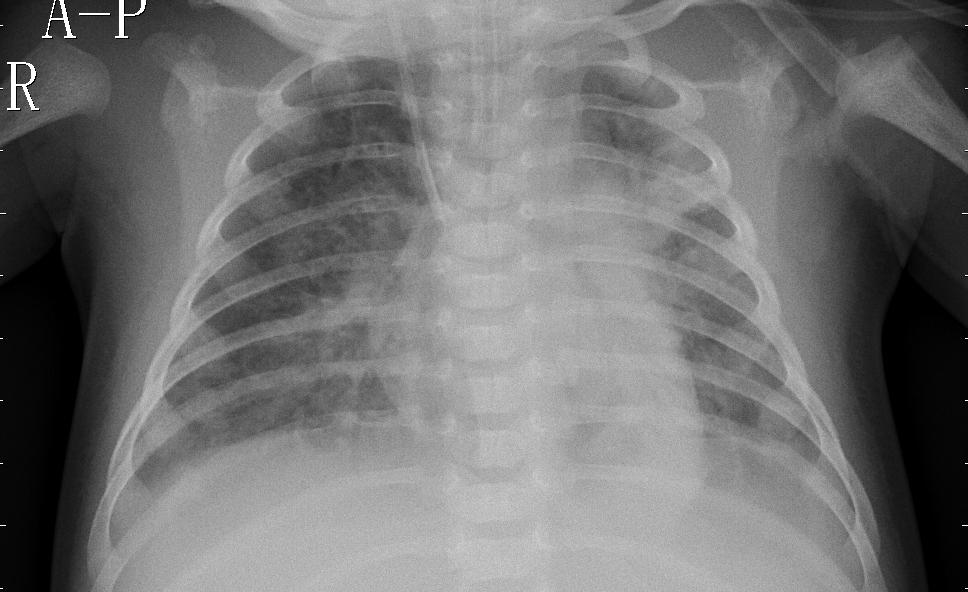
#> input picture Multiple-Disease-Prediction-Webapp/Frontend/data/pneumonia_xray/val/PNEUMONIA/person1946_bacteria_4874.jpeg, 968 x 592 px; its folder holds only this picture in this run
$ python test_pattern_classification.py
#> lines starting #> are read from the running program, lines starting #| are printed output that depends on the picture; after the words box and inside, x2 and y2 are one past the last pixel; in counts of white or black regions, pixels touching at a corner belong together
#!/usr/bin/env python3
"""
Test pattern-based classification on real bacterial X-ray
"""
import cv2
import numpy as np
from pathlib import Path

# Find the bacterial X-ray image
test_images_dir = Path("data/pneumonia_xray/val/PNEUMONIA")
bacterial_images = list(test_images_dir.glob("*bacteria*.jpeg"))

if bacterial_images:
    for img_path in bacterial_images[:3]:  # Test first 3
        img = cv2.imread(str(img_path), cv2.IMREAD_GRAYSCALE)
#> img is the input picture: shape (592, 968); min 0, max 255, mean 114.6

        if img is not None:
            h, w = img.shape
            img_norm = img.astype(float) / 255.0

            # 1. Detect edges
            edges = cv2.Canny(img.astype(np.uint8), 50, 150)
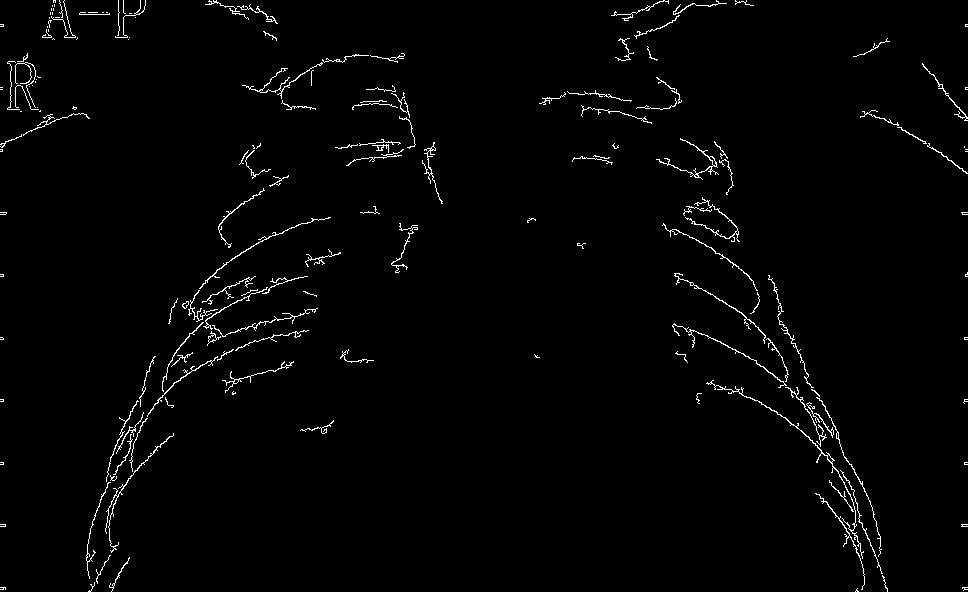
#> edges: shape (592, 968); 1.7% white in thin lines or dots
            edge_mask = edges > 0
#> edge_mask: shape (592, 968) bool; 1.7% white in thin lines or dots

            # 2. Find dark regions
            dark_mask = img_norm < 0.5
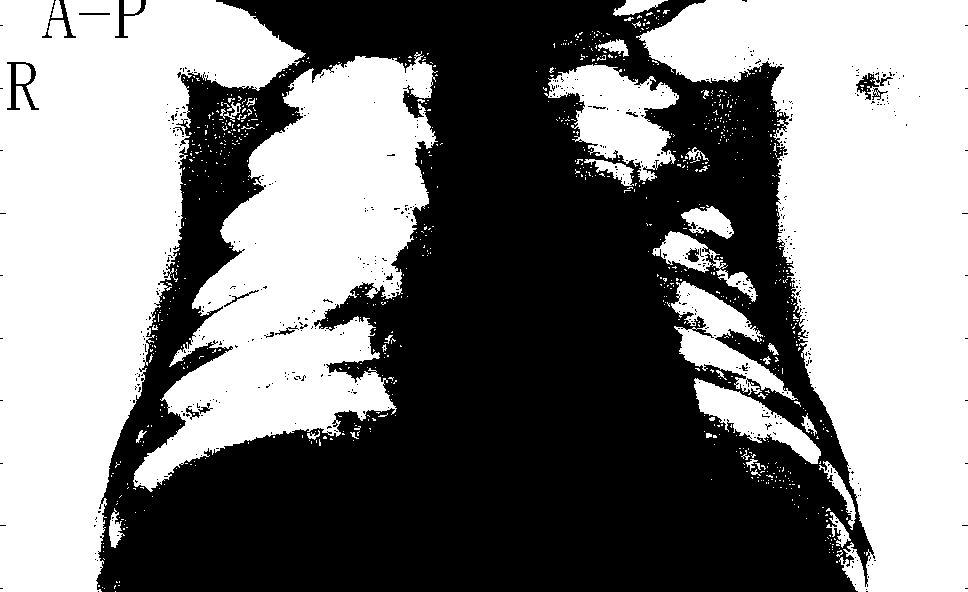
#> dark_mask: shape (592, 968) bool; 50.2% white; 560 black regions (542 under 20 px), largest, box (x1, y1, x2, y2) and area: (96, 0, 875, 592) 281856, (7, 62, 39, 110) 513, (856, 73, 893, 100) 301
            dark_ratio = np.sum(dark_mask) / (h * w)
#> dark_ratio = 0.502

            # 3. Consolidation patterns
            very_dark = img_norm < 0.3
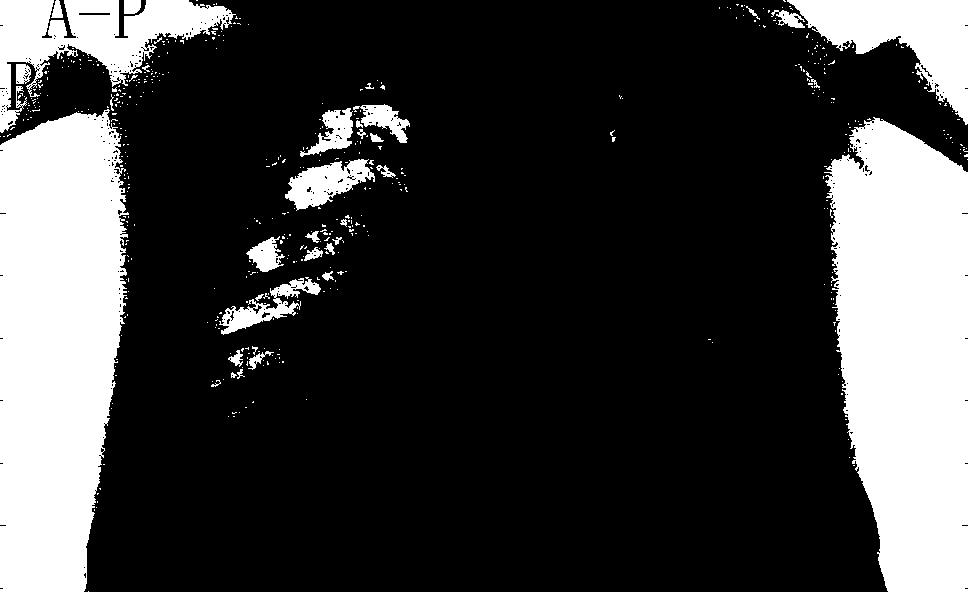
#> very_dark: shape (592, 968) bool; 24% white; 499 white regions (464 under 20 px), largest, box (x1, y1, x2, y2) and area: (824, 117, 968, 592) 53627, (0, 109, 129, 592) 51706, (0, 0, 236, 133) 11743
            very_dark_ratio = np.sum(very_dark) / (h * w)
#> very_dark_ratio = 0.24

            # 4. Local clustering
            if dark_ratio > 0.05:
                dark_uint8 = (dark_mask * 255).astype(np.uint8)
                kernel = cv2.getStructuringElement(cv2.MORPH_ELLIPSE, (5, 5))
                dark_uint8 = cv2.morphologyEx(dark_uint8, cv2.MORPH_CLOSE, kernel)
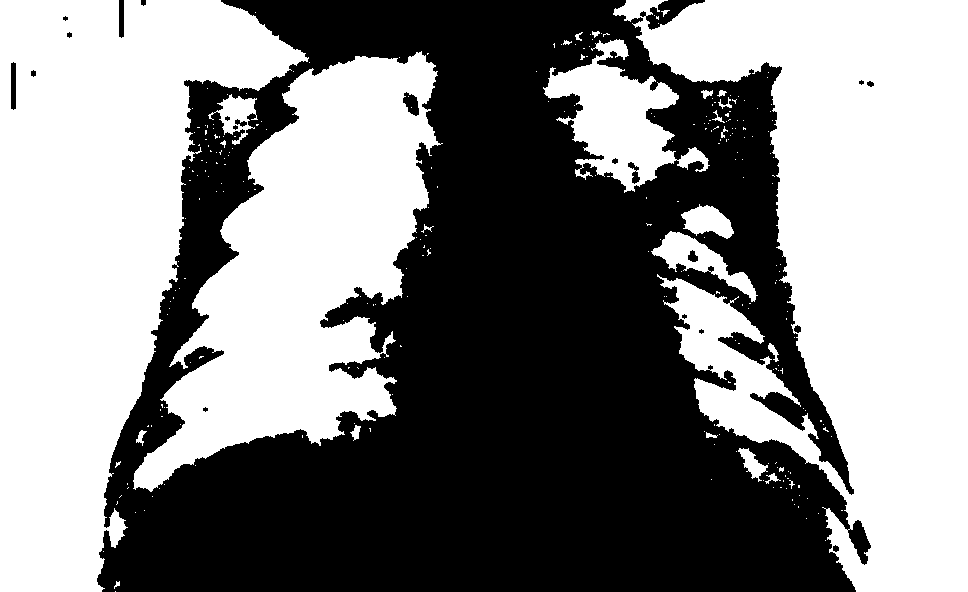
#> dark_uint8: shape (592, 968); 52.3% white; 22 black regions (7 under 20 px)
                contours, _ = cv2.findContours(dark_uint8, cv2.RETR_EXTERNAL, cv2.CHAIN_APPROX_SIMPLE)
#> contours = 270 contours, 252 with area under 20; largest, box (x1, y1, x2, y2) and area: (613, 0, 968, 592) 117167, (0, 0, 309, 592) 97996, (133, 51, 443, 492) 65543, (543, 39, 710, 193) 10158, (651, 231, 758, 302) 2203
                num_dark_regions = len(contours)
#> num_dark_regions = 270
            else:
                num_dark_regions = 0

            # 5. Edge sharpness
            edges_in_dark = np.sum(edge_mask & dark_mask) if dark_ratio > 0.05 else 0
#> edges_in_dark = 5046
            edge_sharpness = edges_in_dark / max(np.sum(dark_mask), 1)
#> edge_sharpness = 0.0175

            # 6. Bilateral asymmetry
            left_lung = img_norm[:, :w//2]
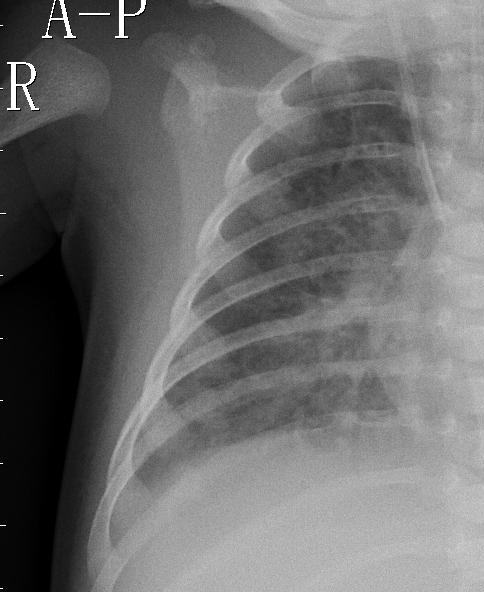
#> left_lung: shape (592, 484) float64; min 0, max 1, mean 0.431
            right_lung = img_norm[:, w//2:]
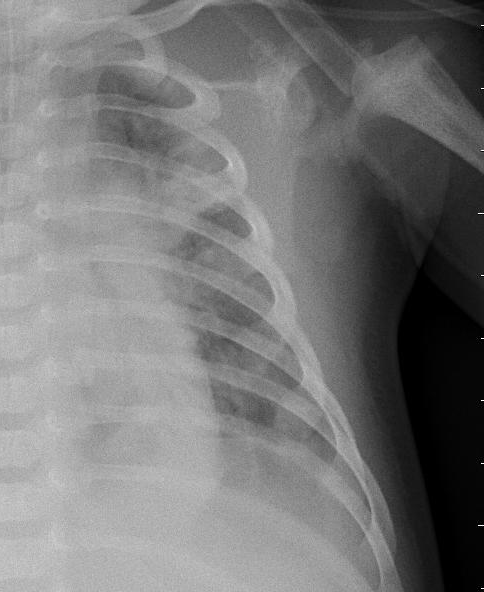
#> right_lung: shape (592, 484) float64; min 0, max 1, mean 0.467
            left_dark = np.sum(left_lung < 0.5) / (left_lung.size)
#> left_dark = 0.561
            right_dark = np.sum(right_lung < 0.5) / (right_lung.size)
#> right_dark = 0.443
            bilateral_asymmetry = abs(left_dark - right_dark)
#> bilateral_asymmetry = 0.119

            print(f"\n{'='*60}")
            print(f"Image: {img_path.name}")
            print(f"{'='*60}")
            print(f"Dark Ratio: {dark_ratio:.4f}")
#| Dark Ratio: 0.5021
            print(f"Very Dark Ratio: {very_dark_ratio:.4f}")
#| Very Dark Ratio: 0.2398
            print(f"Edge Sharpness: {edge_sharpness:.4f}")
#| Edge Sharpness: 0.0175
            print(f"Num Dark Regions: {num_dark_regions}")
#| Num Dark Regions: 270
            print(f"Bilateral Asymmetry: {bilateral_asymmetry:.4f}")
#| Bilateral Asymmetry: 0.1185

            # Classify
            if dark_ratio > 0.15 and edge_sharpness > 0.15:
                predicted = "Bacterial"
            elif dark_ratio > 0.20 and bilateral_asymmetry < 0.08 and num_dark_regions > 5:
                predicted = "COVID-19"
            elif dark_ratio < 0.15 and edge_sharpness < 0.30:
                predicted = "Viral"
            else:
                if very_dark_ratio > 0.05 and edge_sharpness > 0.10:
                    predicted = "Bacterial"
                elif very_dark_ratio > 0.08 and bilateral_asymmetry < 0.10:
                    predicted = "COVID-19"
                elif dark_ratio < 0.18:
                    predicted = "Viral"
                else:
                    predicted = "Unknown"

            print(f"\nPredicted: {predicted} (Expected: BACTERIAL)")

$ run again, on Multiple-Disease-Prediction-Webapp/Frontend/data/pneumonia_xray/val/PNEUMONIA/person1950_bacteria_4881.jpeg
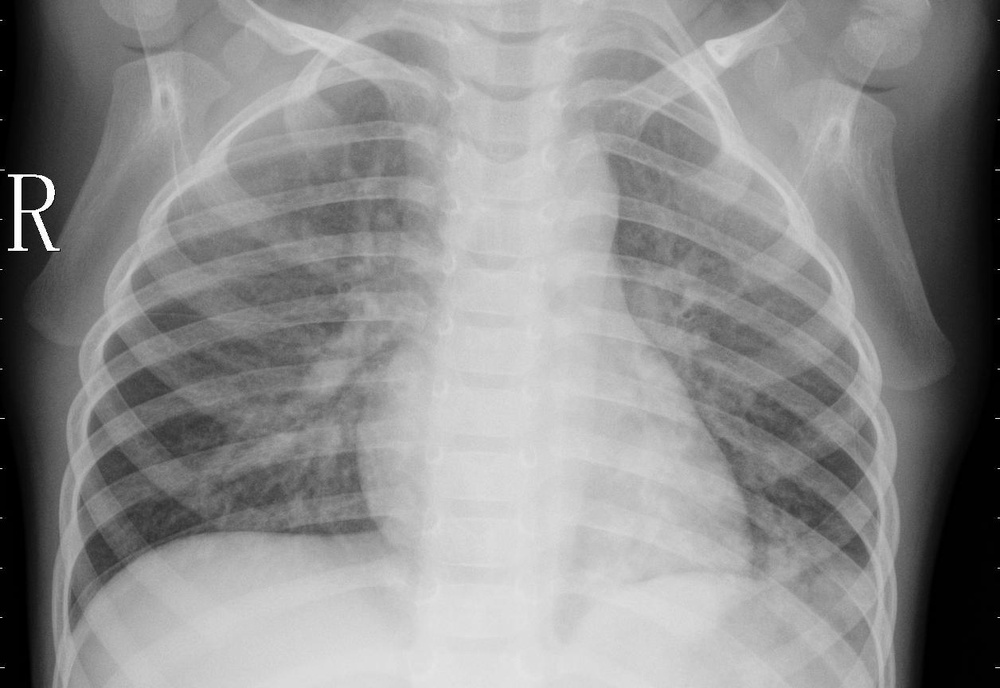
#> input picture Multiple-Disease-Prediction-Webapp/Frontend/data/pneumonia_xray/val/PNEUMONIA/person1950_bacteria_4881.jpeg, 1000 x 688 px, shrunk from 1256 x 864 before the run
#> img is the input picture: shape (688, 1000); min 0, max 255, mean 141.4
#> `edges = cv2.Canny(img.astype(np.uint8), 50, 150)`:
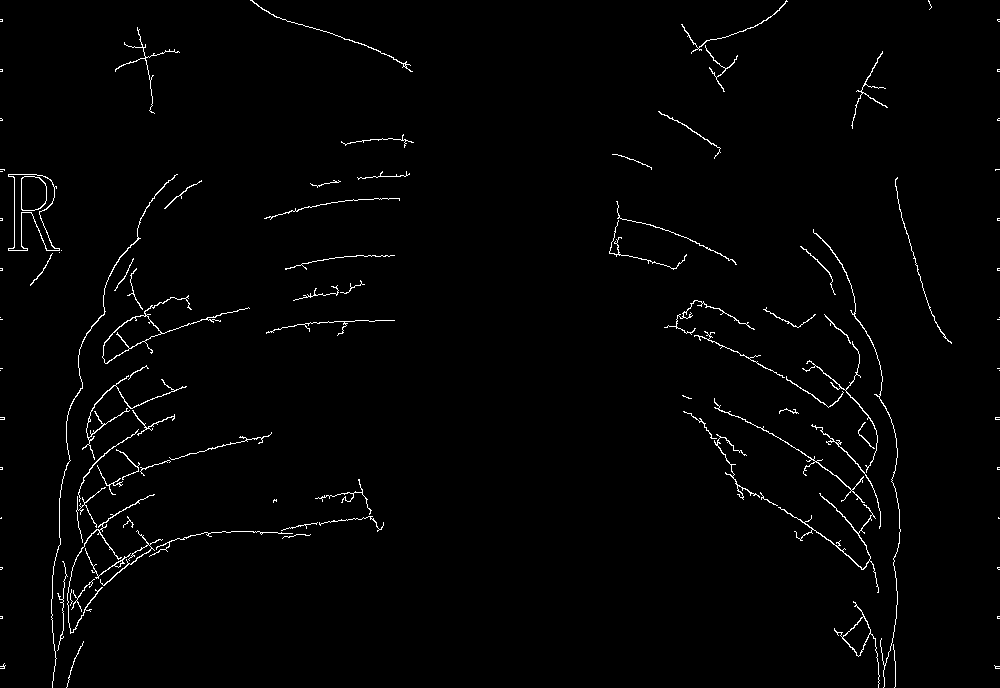
#> edges: shape (688, 1000); 1.5% white in thin lines or dots
#> edge_mask: shape (688, 1000) bool; 1.5% white in thin lines or dots
#> dark_mask: shape (688, 1000) bool; 34.7% white; 609 white regions (568 under 20 px), largest, box (x1, y1, x2, y2) and area: (845, 0, 1000, 688) 77431, (0, 0, 177, 688) 59802, (68, 251, 378, 633) 57893
#> dark_ratio = 0.347
#> very_dark: shape (688, 1000) bool; 14% white; 204 white regions (185 under 20 px), largest, box (x1, y1, x2, y2) and area: (901, 0, 1000, 688) 50431, (0, 0, 90, 688) 37063, (122, 497, 203, 551) 2221
#> very_dark_ratio = 0.14
#> contours = 172 contours, 148 with area under 20; largest, box (x1, y1, x2, y2) and area: (845, 0, 1000, 688) 77266, (68, 229, 378, 633) 65638, (0, 0, 218, 688) 62334, (677, 304, 878, 570) 24406, (254, 139, 408, 205) 4224
#> num_dark_regions = 172
#> edges_in_dark = 5057
#> edge_sharpness = 0.0212
#> `right_lung = img_norm[:, w//2:]`:
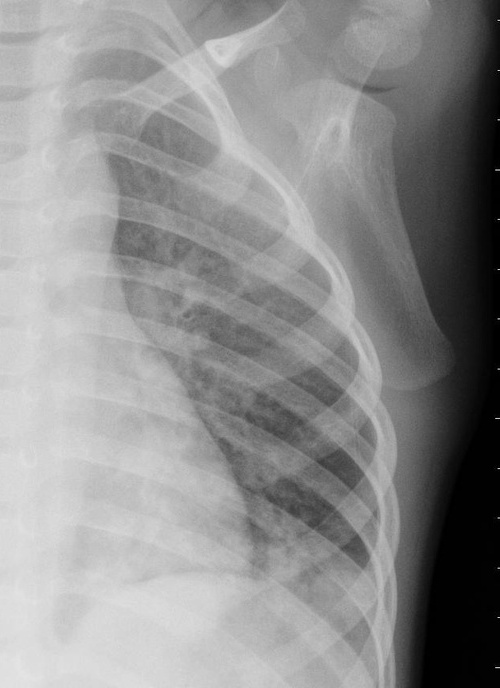
#> right_lung: shape (688, 500) float64; min 0, max 0.898, mean 0.561
#> left_dark = 0.378
#> right_dark = 0.315
#> bilateral_asymmetry = 0.0626
#| Dark Ratio: 0.3468
#| Very Dark Ratio: 0.1397
#| Edge Sharpness: 0.0212
#| Num Dark Regions: 172
#| Bilateral Asymmetry: 0.0626

$ run again, on Multiple-Disease-Prediction-Webapp/Frontend/data/pneumonia_xray/val/PNEUMONIA/person1951_bacteria_4882.jpeg
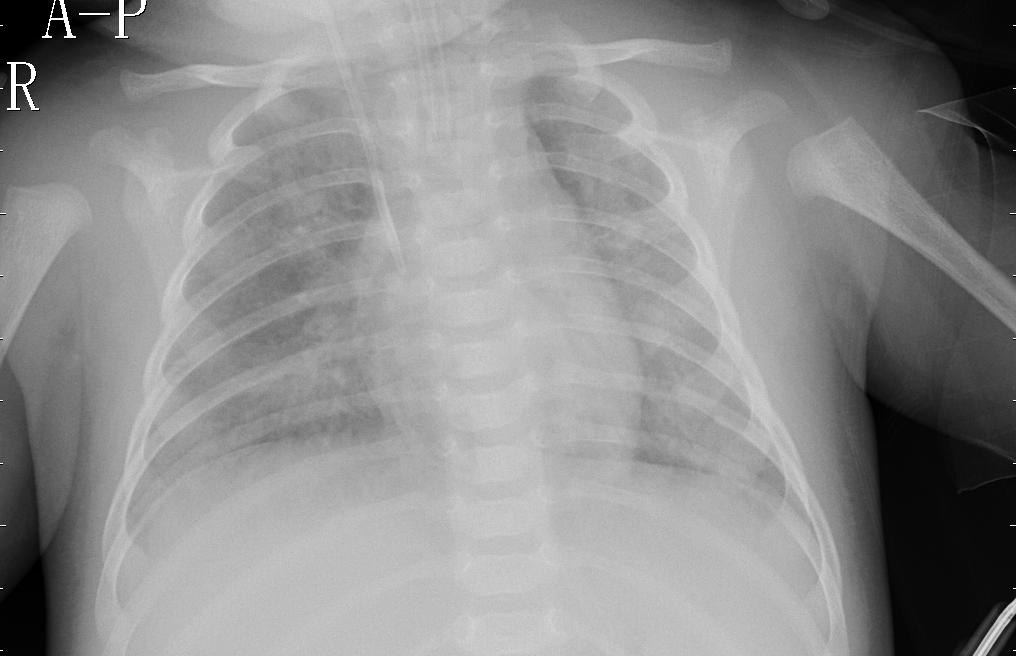
#> input picture Multiple-Disease-Prediction-Webapp/Frontend/data/pneumonia_xray/val/PNEUMONIA/person1951_bacteria_4882.jpeg, 1016 x 656 px
#> img is the input picture: shape (656, 1016); min 0, max 255, mean 140.8
#> `edges = cv2.Canny(img.astype(np.uint8), 50, 150)`:
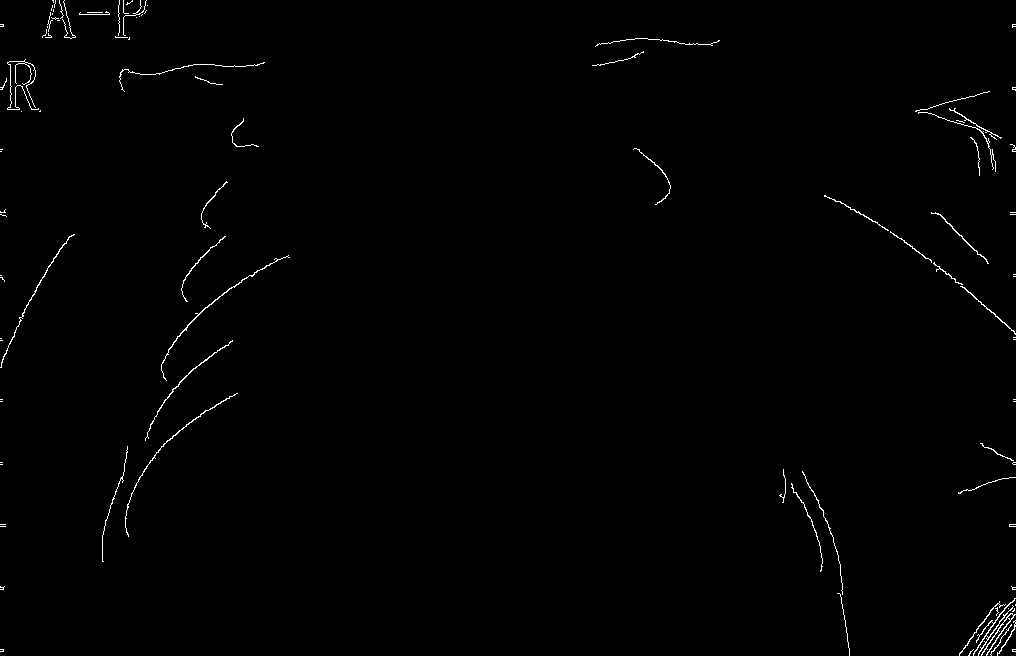
#> edges: shape (656, 1016); 0.68% white in thin lines or dots
#> edge_mask: shape (656, 1016) bool; 0.68% white in thin lines or dots
#> dark_mask: shape (656, 1016) bool; 27.1% white; 258 white regions (232 under 20 px), largest, box (x1, y1, x2, y2) and area: (811, 216, 1016, 656) 72489, (581, 0, 1016, 293) 51107, (0, 309, 96, 656) 28260
#> dark_ratio = 0.271
#> very_dark: shape (656, 1016) bool; 15.6% white; 106 white regions (92 under 20 px), largest, box (x1, y1, x2, y2) and area: (845, 291, 1016, 656) 48751, (680, 0, 1016, 248) 30578, (0, 403, 70, 656) 12425
#> very_dark_ratio = 0.156
#> contours = 111 contours, 92 with area under 20; largest, box (x1, y1, x2, y2) and area: (575, 0, 1016, 656) 124178, (0, 309, 97, 656) 28342, (0, 0, 195, 225) 23690, (232, 255, 319, 318) 2202, (235, 307, 316, 357) 1397
#> num_dark_regions = 111
#> edges_in_dark = 1821
#> edge_sharpness = 0.0101
#> `right_lung = img_norm[:, w//2:]`:
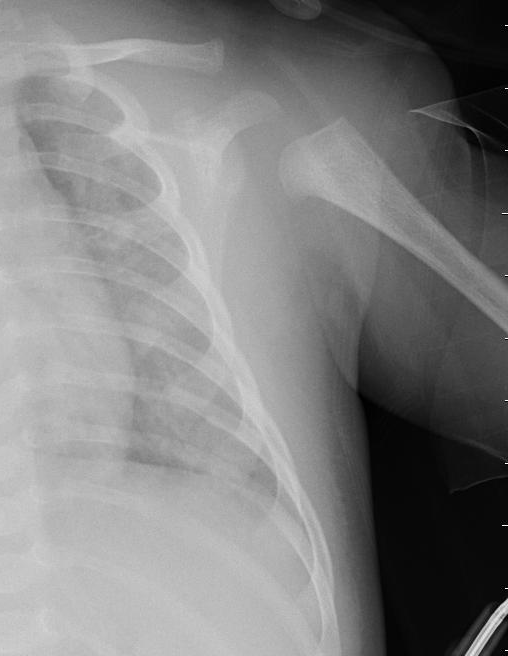
#> right_lung: shape (656, 508) float64; min 0, max 1, mean 0.501
#> left_dark = 0.167
#> right_dark = 0.375
#> bilateral_asymmetry = 0.207
#| Dark Ratio: 0.2710
#| Very Dark Ratio: 0.1561
#| Edge Sharpness: 0.0101
#| Num Dark Regions: 111
#| Bilateral Asymmetry: 0.2071
